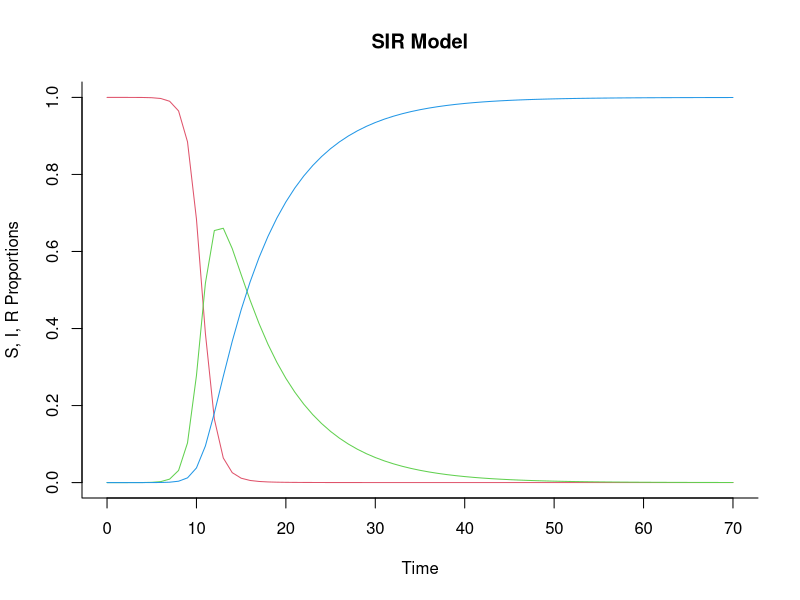

Recreate this plot in R.
library(deSolve)
sir <- function(time, state, parameters) {
  with(as.list(c(state, parameters)), {
    dS <- -beta * S * I
    dI <- beta * S * I - gamma * I
    dR <- gamma * I
    
    return(list(c(dS, dI, dR)))
  })
}
init <- c(S = 1-1e-6, I = 1e-6, 0.0)
parameters <- c(beta = 1.4247, gamma = 0.14286)
times <- seq(0, 70, by = 1)
out <- as.data.frame(ode(y = init, times = times, func = sir, parms = parameters))
out$time <- NULL
  
matplot(times, out, type = "l", xlab = "Time", ylab = "S, I, R Proportions", main = "SIR Model", lwd = 1, lty = 1, bty = "l", col = 2:4)
